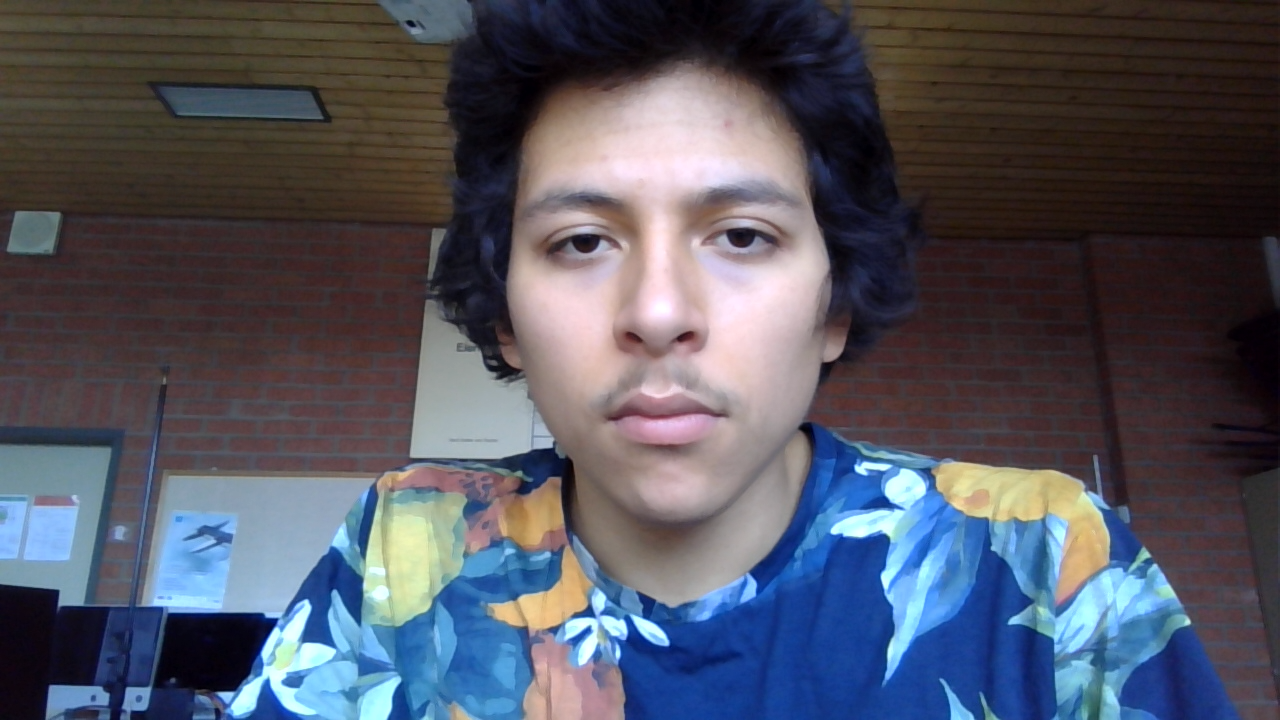
#> input picture Scripts/TTS/TTS_GUI/gg.png, 1280 x 720 px
$ python OldFigureOutThreshhole.py
#> lines starting #> are read from the running program, lines starting #| are printed output that depends on the picture; after the words box and inside, x2 and y2 are one past the last pixel; in counts of white or black regions, pixels touching at a corner belong together
import cv2 as cv
import pytesseract as pytes

def nothing(x):
    pass
pytes.pytesseract.tesseract_cmd = "C:\\Program Files\\Tesseract-OCR\\tesseract.exe"

windowName = "Trackbars"
windowImageName = "Threshold Image"
cv.namedWindow(windowImageName)
cv.namedWindow(windowName)

cv.createTrackbar("mini",windowName,0,255,nothing)
cv.setTrackbarPos("mini",windowName,170)
#cv.createTrackbar("maxi",windowName,0,255,nothing)
startingImg = cv.imread("gg.png")
#> startingImg is the input picture: shape (720, 1280, 3); mean B, G, R 95.7, 84, 82.8
#imgSize = startingImg.shape


while True:
    #cv.resizeWindow(windowImageName, int(imgSize[1]/2),int(imgSize[0]/2))
    cv.resizeWindow(windowName, 400,3)
    image = startingImg
    #cv.imshow("input Image",image)
    image = cv.cvtColor(image, cv.COLOR_RGB2GRAY)
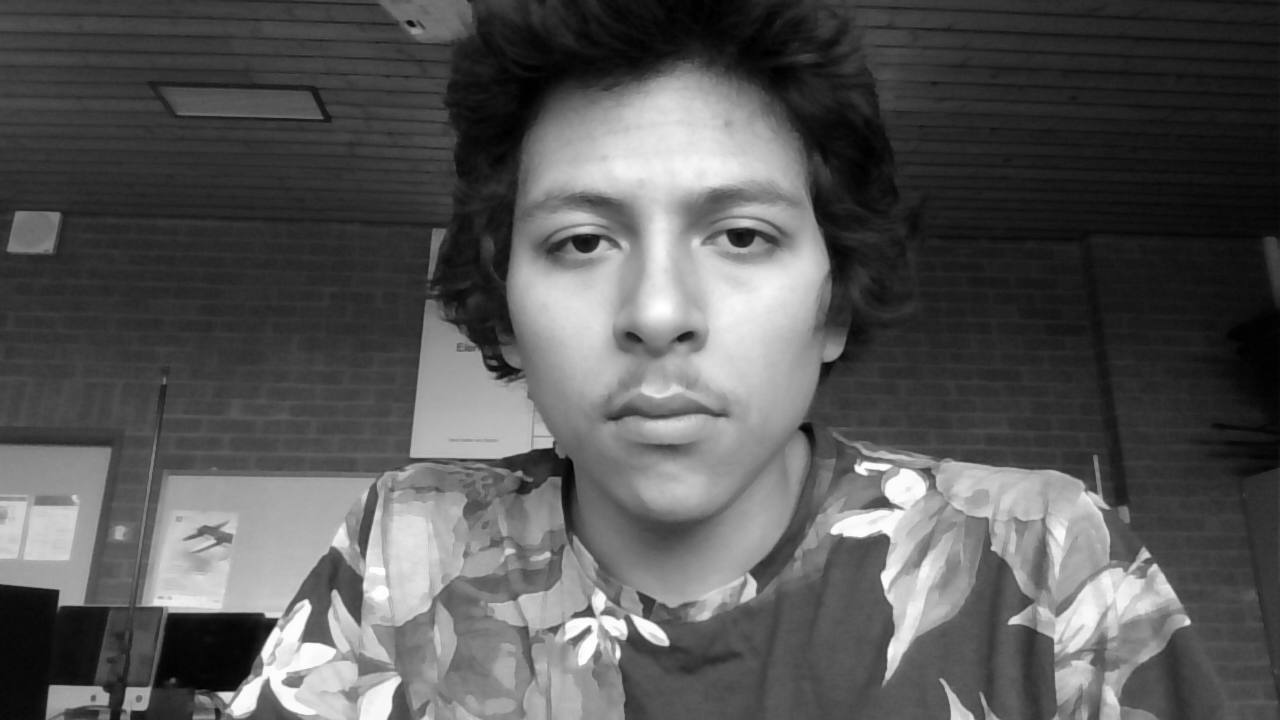
#> image: shape (720, 1280); min 0, max 255, mean 87.4
    #cv.imshow("black and white Image", image)
    mini = cv.getTrackbarPos("mini",windowName)
    maxi = 255#cv.getTrackbarPos("maxi",windowName)
    _, image = cv.threshold(image,mini,maxi, cv.THRESH_BINARY)#170,255
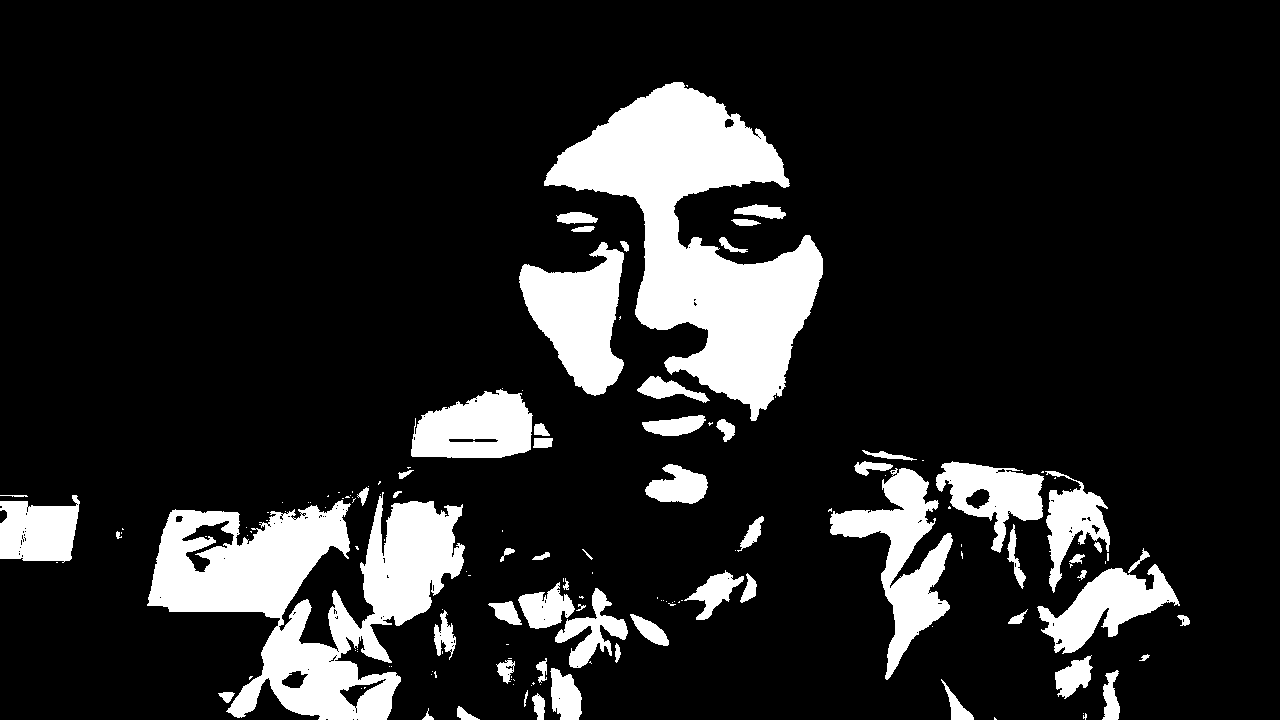
#> image: shape (720, 1280); 14.6% white; 153 white regions (92 under 20 px), largest, box (x1, y1, x2, y2) and area: (544, 82, 823, 421) 39247, (147, 492, 465, 720) 34516, (519, 242, 624, 396) 9319
    #image = cv.adaptiveThreshold(image,255,cv.ADAPTIVE_THRESH_GAUSSIAN_C,cv.THRESH_BINARY,81,4)
    cv.imshow(windowImageName, image)
    if cv.waitKey(20) & 0xFF == ord('d'):
#> (key Esc is pressed here)
        cv.destroyAllWindows()
        break
#    imageText = pytes.image_to_string(image)  # convert image to text
#    print(imageText)
